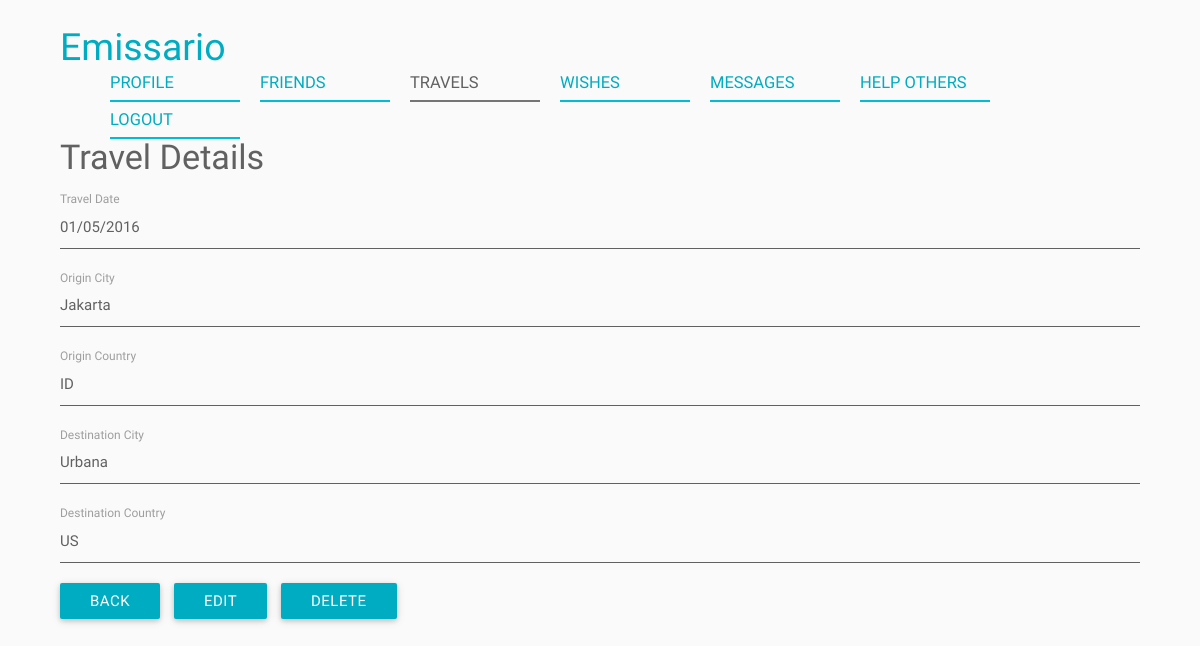
Screenshot of /index.php/travels/view/1 (signed in) with the database file from the repository.
### tables this page shows
CREATE TABLE IF NOT EXISTS Travel (
	ID BIGINT NOT NULL AUTO_INCREMENT,
    User_ID BIGINT NOT NULL,
    Origin_City VARCHAR(100) NULL,
    Origin_Country VARCHAR(2) NULL,
    Destination_City VARCHAR(100) NULL,
    Destination_Country VARCHAR(2) NULL,
    Travel_Date DATE NULL,
    Created_On DATETIME NULL,
    Modified_On DATETIME NULL,
    PRIMARY KEY (ID),
    FOREIGN KEY (User_ID) REFERENCES User (ID)
);

### application/controllers/travels.php (called while the page is built, shortened)
<?php
class Travels extends Controller
{
    public function view($travelID)
    {
    	$userID = $GLOBALS["helpers"]->siteHelper->getSession("userID");
    	$travel = $this->beans->travelService->getTravel($travelID, $userID);
    	require APP . 'views/_templates/header.php';
    	require APP . 'views/travels/view.php';
    	require APP . 'views/_templates/footer.php';
    }
}

### index.php (called while the page is built, shortened)
<?php
require APP . '/core/controller.php';
$app = new Application();

### application/core/controller.php (called while the page is built, shortened)
<?php
class Controller
{
    function __construct()
    {
    	$this->beans = new stdClass();
    }
    private function loadModels()
    {
    	require APP . '/core/model.php';
    	require APP . '/models/travelModel.php';
    }
    private function loadServices()
    {
    	require APP . '/core/service.php';
    	require APP . '/services/travelService.php';
    }
}

### application/core/service.php (called while the page is built)
<?php
class Service
{
	function __construct($beans)
	{
		$this->beans = $beans;
	}
}

### application/core/model.php (called while the page is built)
<?php
class Model
{
	function __construct($db)
	{
		try {
			$this->db = $db;
		} catch (PDOException $e) {
			exit('Database connection could not be established.');
		}
	}
}

### application/models/travelModel.php (called while the page is built, shortened)
<?php
class TravelModel extends Model
{
	public function getTravel($travelID, $userID = "")
	{
		$sql = "SELECT *, DATE_FORMAT(Travel_Date, '%m/%d/%Y') AS Formatted_Travel_Date
				FROM Travel
				WHERE Travel.ID = :travel_id";
		if (is_numeric($userID)) {
			$sql .= " AND Travel.User_ID = :user_id";
		}
		$parameters = array(':travel_id' => $travelID);
		if (is_numeric($userID)) {
			$parameters[":user_id"] = $userID;
		}
		return $GLOBALS["helpers"]->queryHelper->getSingleRowObject($this->db, $sql, $parameters);
	}
}

### application/helpers/queryHelper.php (called while the page is built, shortened)
<?php
class QueryHelper
{
	public function getSingleRowObject($db, $sql, $parameters) {
		$query = $db->prepare($sql);
		$query->execute($parameters);
		$result = $query->fetch();
		return $result;
	}
}

### application/services/travelService.php (called while the page is built, shortened)
<?php
class TravelService extends Service
{
	public function getTravel($travelID, $userID = "")
	{
		return $this->beans->travelModel->getTravel($travelID, $userID);
	}
}

### application/views/travels/view.php (the view, shortened to what this page needs)
<div class="container">
    <h4>Travel Details</h4>
	<div class="row">
		<div class="col s12">
			<div class="view-details-label">Travel Date</div>
			<div class="view-details-value"><?php echo $travel->Formatted_Travel_Date ?></div>
		</div>
	</div>
	<div class="row">
		<div class="col s12">
			<div class="view-details-label">Origin City</div>
			<div class="view-details-value"><?php echo $travel->Origin_City ?></div>
		</div>
	</div>
	<div class="row">
		<div class="col s12">
			<div class="view-details-label">Origin Country</div>
			<div class="view-details-value"><?php echo $travel->Origin_Country ?></div>
		</div>
	</div>
	<div class="row">
		<div class="col s12">
			<div class="view-details-label">Destination City</div>
			<div class="view-details-value"><?php echo $travel->Destination_City ?></div>
		</div>
	</div>
	<div class="row">
		<div class="col s12">
			<div class="view-details-label">Destination Country</div>
			<div class="view-details-value"><?php echo $travel->Destination_Country ?></div>
		</div>
	</div>
	<a id="back" class="btn waves-effect waves-light">Back</a>
	<a id="edit" class="btn waves-effect waves-light">Edit</a>
	<a id="delete" class="btn waves-effect waves-light">Delete</a>
</div>

### rows the page displays
travel: Origin_City "Jakarta", Origin_Country "ID", Destination_City "Urbana", Destination_Country "US"

### other values shown
$viewTitle "PROFILE"
$viewTitle "FRIENDS"
$viewTitle "TRAVELS"
$viewTitle "WISHES"
$viewTitle "MESSAGES"
$viewTitle "HELP OTHERS"
$travel->Formatted_Travel_Date "01/05/2016"
